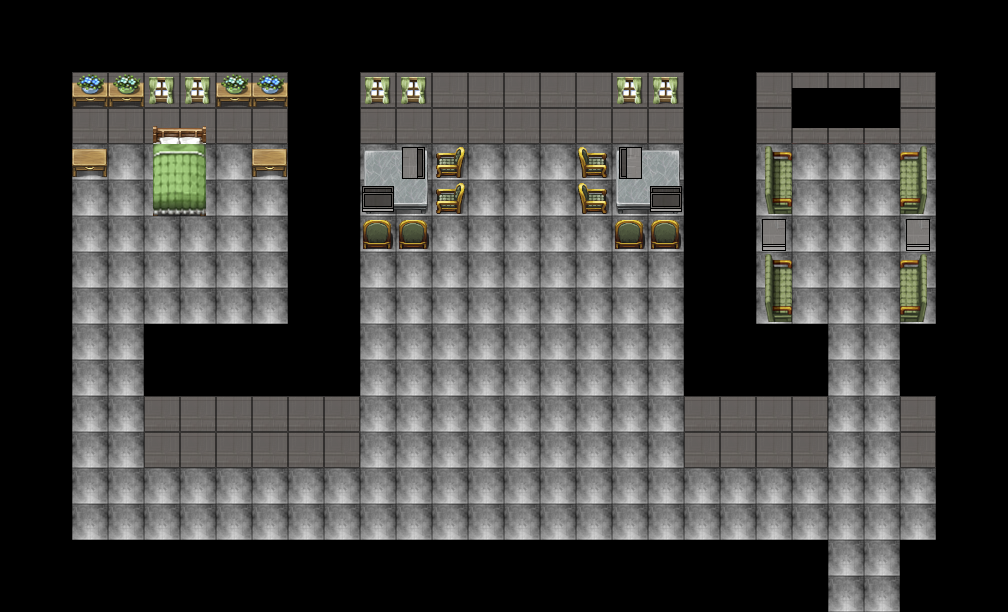

A level layout from a 2D game, rendered from its tile map. Below: a short description, then the map file with tile-grid data replaced by summaries:
An orthogonal 28x17 tile map with 36x36 px tiles, 6 tile layers (Collisions, Ground Layer 1, Ground Layer 2, Ground Layer 3, ...), 3 tilesets.

<map version="1.0" orientation="orthogonal" width="28" height="17" tilewidth="36" tileheight="36">
 <tileset firstgid="1" name="Tileset A" tilewidth="36" tileheight="36">
  <image source="../../Images/Tilesets/Tileset A.png" trans="ffffff" width="252" height="684" />
 </tileset>
 <tileset firstgid="134" name="Tileset B" tilewidth="36" tileheight="36">
  <image source="../../Images/Tilesets/Tileset B.png" trans="ffffff" width="216" height="576" />
 </tileset>
 <tileset firstgid="230" name="Tileset C" tilewidth="36" tileheight="36">
  <image source="../../Images/Tilesets/Tileset C.png" trans="ffffff" width="216" height="576" />
 </tileset>
 <layer name="Collisions" width="28" height="17">
  <data>[476 cells, 286 non-empty, 1 distinct tile ids]</data>
 </layer>
 <layer name="Ground Layer 1" width="28" height="17">
  <data>[476 cells, 476 non-empty, 2 distinct tile ids]</data>
 </layer>
 <layer name="Ground Layer 2" width="28" height="17">
  <data>[476 cells, 90 non-empty, 14 distinct tile ids]</data>
 </layer>
 <layer name="Ground Layer 3" width="28" height="17">
  <data>[476 cells, 24 non-empty, 13 distinct tile ids]</data>
 </layer>
 <layer name="Above Player" width="28" height="17">
  <data>[476 cells, 10 non-empty, 7 distinct tile ids]</data>
 </layer>
 <layer name="Shadows" width="28" height="17" opacity="0.41">
  <data>[476 cells, 0 non-empty, 0 distinct tile ids]</data>
 </layer>
</map>